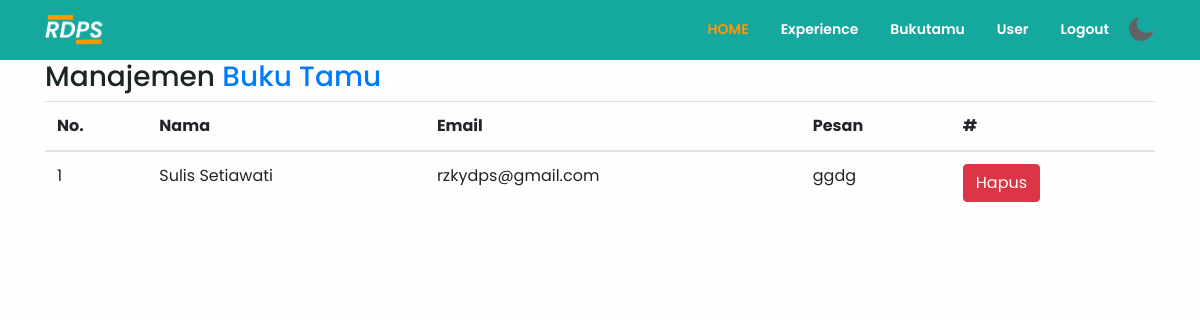
/manajemen-bukutamu.php (signed in), run on the app's committed database.
### tables this page shows
CREATE TABLE `message` (
  `id` int(10) UNSIGNED NOT NULL,
  `nama` varchar(255) NOT NULL,
  `email` varchar(255) NOT NULL,
  `subjek` varchar(255) NOT NULL,
  `pesan` text NOT NULL
);

### manajemen-bukutamu.php (the view, shortened to what this page needs)
<?php
require_once('koneksi/database.php');
$query = "SELECT * FROM message ORDER BY id DESC";
$result = mysqli_query($connectDb, $query);
?>
<!DOCTYPE html>
<html lang="en">
<head>
  <link rel="stylesheet" href="https://cdn.jsdelivr.net/npm/bootstrap@4.6.0/dist/css/bootstrap.min.css"
>
  <link rel="stylesheet" href="https://cdnjs.cloudflare.com/ajax/libs/font-awesome/5.13.1/css/all.min.css">
  <link href="assets/boostrap/bootstrap-icons/font/bootstrap-icons.css" rel="stylesheet">
  <link href="assets/boxicons/css/boxicons.min.css" rel="stylesheet">
  <link rel="stylesheet" href="assets/styles/main.css">
  </head>
  <body>
    <?php include('layout/navbar.php'); ?>
    <div class="admin-container">
        <div class="container">
            <div class="row">
                <div class="col">
                    <h3>Manajemen <span class="text-primary"> Buku Tamu</span></h3>
                    <table class="table">
                        <thead>
                            <tr>
                                <th scope="col">No.</th>
                                <th scope="col">Nama</th>
                                <th scope="col">Email</th>
                                <th scope="col">Pesan</th>
                                <th>#</th>
                            </tr>
                        </thead>
                        <tbody>
                        <?php
                        $no = 1;
                        while ($data = mysqli_fetch_array($result)) : ?>
                            <tr>
                                <td><?= $no; ?></th>
                                <td><?= $data['nama']; ?></td>
                                <td><?= $data['email']; ?></td>
                                <td><?= $data['pesan']; ?></td>
                                <td>
                                    <a href="contact-delete.php?id=<?= $data['id']; ?>" class="btn btn-danger">Hapus</a>
                                </td>
                            </tr>
                        <?php $no++; endwhile; ?>
                      </tbody>
                    </table>
                </div>
            </div>
        </div>
    </div>
  </body>
</html>

### assets/styles/main.css (style rules this page uses)
* { margin: 0; padding: 0; scroll-behavior: smooth; }
:root { --primary-color: #FF9900; --secondary-color: #15A89F; --font-color: #1A2525; --bg-color: #fff; --bg-bg: #C4C4C4; --form-color: #fffdfd; --hover: #d38613; }
body { font-family: 'Poppins', sans-serif; color: var(--font-color); background-color: var(--form-color); }

### data on the page
message: nama "Sulis Setiawati", email "rzkydps@gmail.com", pesan "ggdg"
